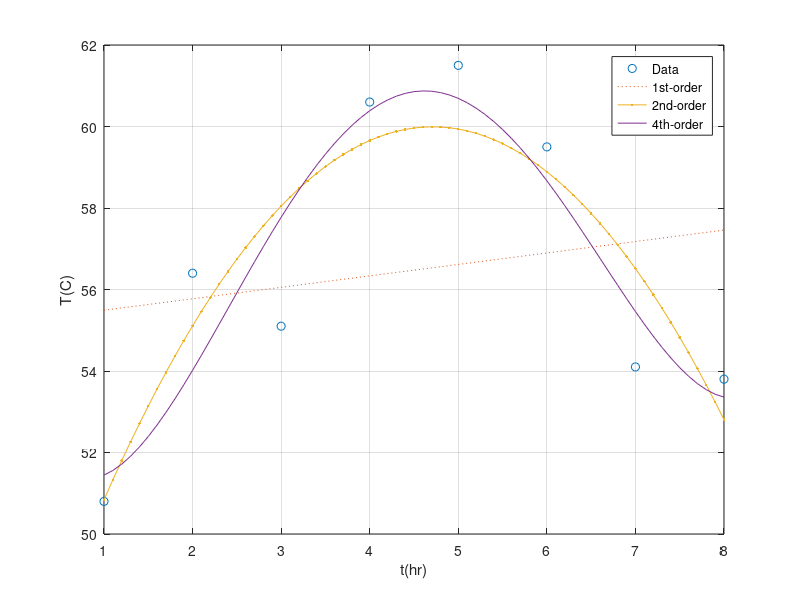

MATLAB code for this plot:
% rxntemfit.m: polynomial fitting by polyfit function 
t  =  [1 2 3 4 5 6 7 8]; tp  =  1:0.1:8; 
T  =  [50.8 56.4 55.1 60.6 61.5 59.5 54.1 53.8]; % temperature data 
p1  =  polyfit(t,T,1), p2  =  polyfit(t,T,2), p4  =  polyfit(t,T,4) % polynomial fitting 
T1  =  polyval(p1,tp); % Calculate temperature by 1st-order polynomial 
T2  =  polyval(p2,tp); % Calculate temperature by 2nd-order polynomial 
T4  =  polyval(p4,tp); % Calculate temperature by 4th-order polynomial 
plot(t,T,'o',tp,T1,':',tp,T2,'.-',tp,T4,'-'), xlabel('t(hr)'), ylabel('T(C)'), grid 
legend('Data','1st-order','2nd-order','4th-order')  
